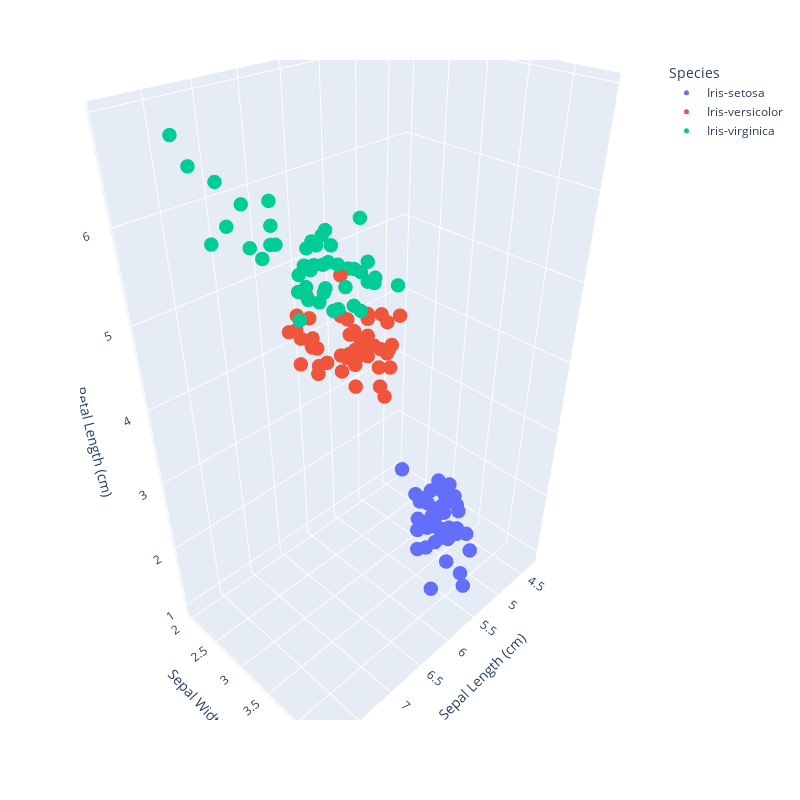

Here is the notebook cell this chart was saved with:
### Markdown cell above
## Análisis Multivariado

### Code cell
# interactive scatter3D
!pip install plotly

import plotly.express as px

fig = px.scatter_3d(df, x='SepalLengthCm', y='SepalWidthCm', z='PetalLengthCm', color='Species')

# size
fig.update_traces(marker=dict(size=5))

# resize figure
fig.update_layout(width=800, height=800)

fig.update_layout(scene=dict(xaxis_title='Sepal Length (cm)', yaxis_title='Sepal Width (cm)', zaxis_title='Petal Length (cm)'))

fig.show()

### Figure 1 — Plotly figure (JSON) as saved in the notebook; plotly's stock layout.template omitted (floating-point values rounded to 4 significant figures)
{"data": [{"hovertemplate": "Species=Iris-setosa<br>SepalLengthCm=%{x}<br>SepalWidthCm=%{y}<br>PetalLengthCm=%{z}<extra></extra>", "legendgroup": "Iris-setosa", "marker": {"color": "#636efa", "symbol": "circle", "size": 5}, "mode": "markers", "name": "Iris-setosa", "scene": "scene", "showlegend": true, "x": [5.1, 4.9, 4.7, 4.6, 5.0, 5.4, 4.6, 5.0, 4.4, 4.9, 5.4, 4.8, 4.8, 4.3, 5.8, 5.7, 5.4, 5.1, 5.7, 5.1, 5.4, 5.1, 4.6, 5.1, 4.8, 5.0, 5.0, 5.2, 5.2, 4.7, 4.8, 5.4, 5.2, 5.5, 4.9, 5.0, 5.5, 4.9, 4.4, 5.1, 5.0, 4.5, 4.4, 5.0, 5.1, 4.8, 5.1, 4.6, 5.3, 5.0], "y": [3.5, 3.0, 3.2, 3.1, 3.6, 3.9, 3.4, 3.4, 2.9, 3.1, 3.7, 3.4, 3.0, 3.0, 4.0, 4.4, 3.9, 3.5, 3.8, 3.8, 3.4, 3.7, 3.6, 3.3, 3.4, 3.0, 3.4, 3.5, 3.4, 3.2, 3.1, 3.4, 4.1, 4.2, 3.1, 3.2, 3.5, 3.1, 3.0, 3.4, 3.5, 2.3, 3.2, 3.5, 3.8, 3.0, 3.8, 3.2, 3.7, 3.3], "z": [1.4, 1.4, 1.3, 1.5, 1.4, 1.7, 1.4, 1.5, 1.4, 1.5, 1.5, 1.6, 1.4, 1.1, 1.2, 1.5, 1.3, 1.4, 1.7, 1.5, 1.7, 1.5, 1.0, 1.7, 1.9, 1.6, 1.6, 1.5, 1.4, 1.6, 1.6, 1.5, 1.5, 1.4, 1.5, 1.2, 1.3, 1.5, 1.3, 1.5, 1.3, 1.3, 1.3, 1.6, 1.9, 1.4, 1.6, 1.4, 1.5, 1.4], "type": "scatter3d"}, {"hovertemplate": "Species=Iris-versicolor<br>SepalLengthCm=%{x}<br>SepalWidthCm=%{y}<br>PetalLengthCm=%{z}<extra></extra>", "legendgroup": "Iris-versicolor", "marker": {"color": "#EF553B", "symbol": "circle", "size": 5}, "mode": "markers", "name": "Iris-versicolor", "scene": "scene", "showlegend": true, "x": [7.0, 6.4, 6.9, 5.5, 6.5, 5.7, 6.3, 4.9, 6.6, 5.2, 5.0, 5.9, 6.0, 6.1, 5.6, 6.7, 5.6, 5.8, 6.2, 5.6, 5.9, 6.1, 6.3, 6.1, 6.4, 6.6, 6.8, 6.7, 6.0, 5.7, 5.5, 5.5, 5.8, 6.0, 5.4, 6.0, 6.7, 6.3, 5.6, 5.5, 5.5, 6.1, 5.8, 5.0, 5.6, 5.7, 5.7, 6.2, 5.1, 5.7], "y": [3.2, 3.2, 3.1, 2.3, 2.8, 2.8, 3.3, 2.4, 2.9, 2.7, 2.0, 3.0, 2.2, 2.9, 2.9, 3.1, 3.0, 2.7, 2.2, 2.5, 3.2, 2.8, 2.5, 2.8, 2.9, 3.0, 2.8, 3.0, 2.9, 2.6, 2.4, 2.4, 2.7, 2.7, 3.0, 3.4, 3.1, 2.3, 3.0, 2.5, 2.6, 3.0, 2.6, 2.3, 2.7, 3.0, 2.9, 2.9, 2.5, 2.8], "z": [4.7, 4.5, 4.9, 4.0, 4.6, 4.5, 4.7, 3.3, 4.6, 3.9, 3.5, 4.2, 4.0, 4.7, 3.6, 4.4, 4.5, 4.1, 4.5, 3.9, 4.8, 4.0, 4.9, 4.7, 4.3, 4.4, 4.8, 5.0, 4.5, 3.5, 3.8, 3.7, 3.9, 5.1, 4.5, 4.5, 4.7, 4.4, 4.1, 4.0, 4.4, 4.6, 4.0, 3.3, 4.2, 4.2, 4.2, 4.3, 3.0, 4.1], "type": "scatter3d"}, {"hovertemplate": "Species=Iris-virginica<br>SepalLengthCm=%{x}<br>SepalWidthCm=%{y}<br>PetalLengthCm=%{z}<extra></extra>", "legendgroup": "Iris-virginica", "marker": {"color": "#00cc96", "symbol": "circle", "size": 5}, "mode": "markers", "name": "Iris-virginica", "scene": "scene", "showlegend": true, "x": [6.3, 5.8, 7.1, 6.3, 6.5, 7.6, 4.9, 7.3, 6.7, 7.2, 6.5, 6.4, 6.8, 5.7, 5.8, 6.4, 6.5, 7.7, 7.7, 6.0, 6.9, 5.6, 7.7, 6.3, 6.7, 7.2, 6.2, 6.1, 6.4, 7.2, 7.4, 7.9, 6.4, 6.3, 6.1, 7.7, 6.3, 6.4, 6.0, 6.9, 6.7, 6.9, 5.8, 6.8, 6.7, 6.7, 6.3, 6.5, 6.2, 5.9], "y": [3.3, 2.7, 3.0, 2.9, 3.0, 3.0, 2.5, 2.9, 2.5, 3.6, 3.2, 2.7, 3.0, 2.5, 2.8, 3.2, 3.0, 3.8, 2.6, 2.2, 3.2, 2.8, 2.8, 2.7, 3.3, 3.2, 2.8, 3.0, 2.8, 3.0, 2.8, 3.8, 2.8, 2.8, 2.6, 3.0, 3.4, 3.1, 3.0, 3.1, 3.1, 3.1, 2.7, 3.2, 3.3, 3.0, 2.5, 3.0, 3.4, 3.0], "z": [6.0, 5.1, 5.9, 5.6, 5.8, 6.6, 4.5, 6.3, 5.8, 6.1, 5.1, 5.3, 5.5, 5.0, 5.1, 5.3, 5.5, 6.7, 6.9, 5.0, 5.7, 4.9, 6.7, 4.9, 5.7, 6.0, 4.8, 4.9, 5.6, 5.8, 6.1, 6.4, 5.6, 5.1, 5.6, 6.1, 5.6, 5.5, 4.8, 5.4, 5.6, 5.1, 5.1, 5.9, 5.7, 5.2, 5.0, 5.2, 5.4, 5.1], "type": "scatter3d"}], "layout": {"scene": {"domain": {"x": [0.0, 1.0], "y": [0.0, 1.0]}, "xaxis": {"title": {"text": "Sepal Length (cm)"}}, "yaxis": {"title": {"text": "Sepal Width (cm)"}}, "zaxis": {"title": {"text": "Petal Length (cm)"}}}, "legend": {"title": {"text": "Species"}, "tracegroupgap": 0}, "margin": {"t": 60}, "width": 800, "height": 800}}
